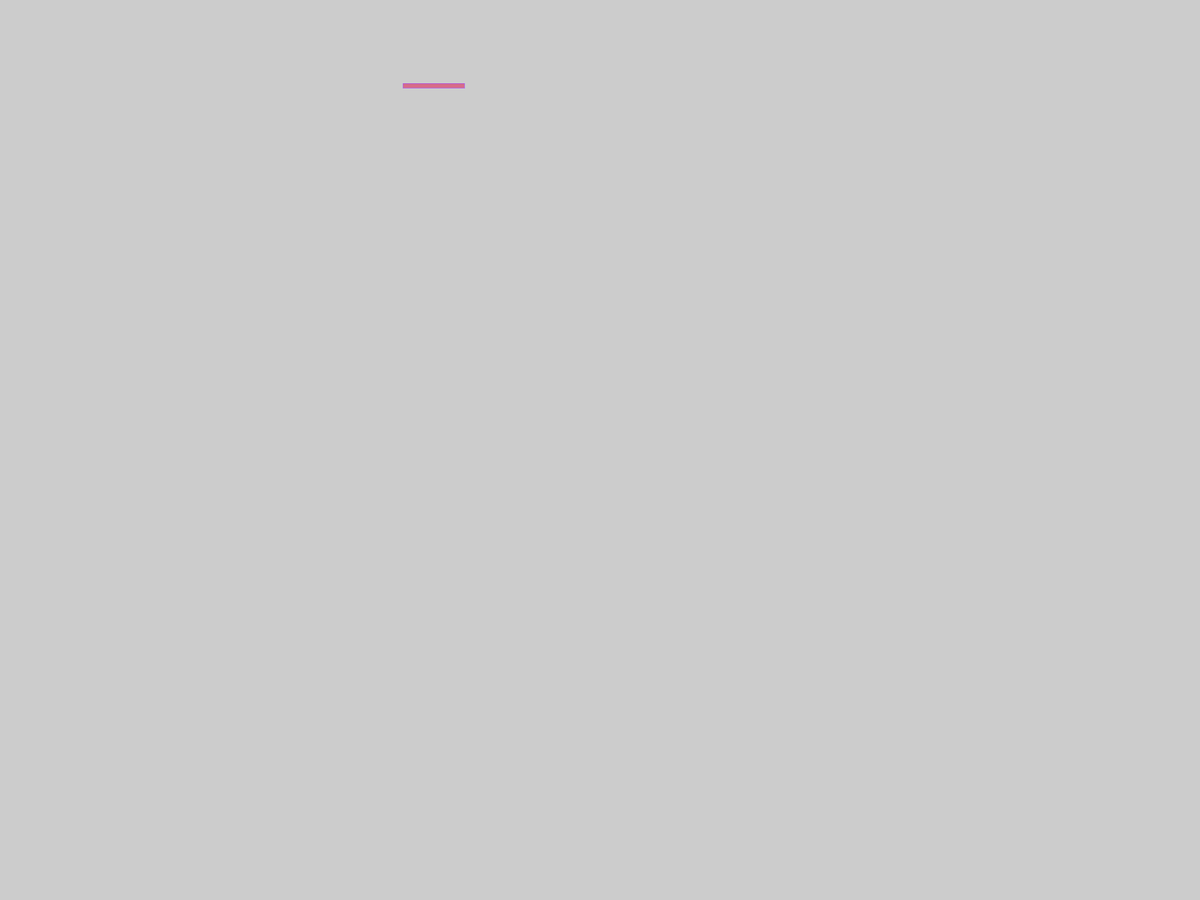
Frame 1 (no input)
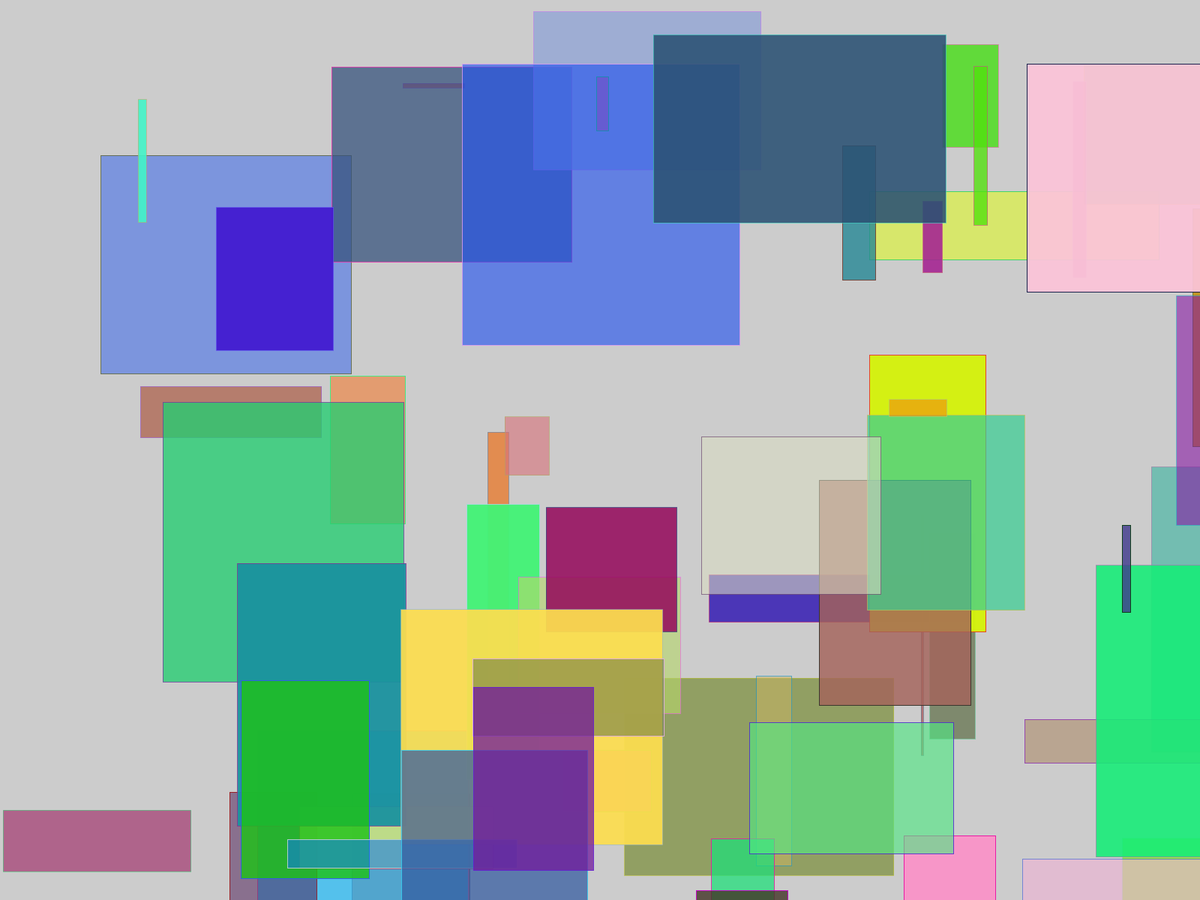
Frame 60 (the mouse pressed at the canvas centre just before this capture)
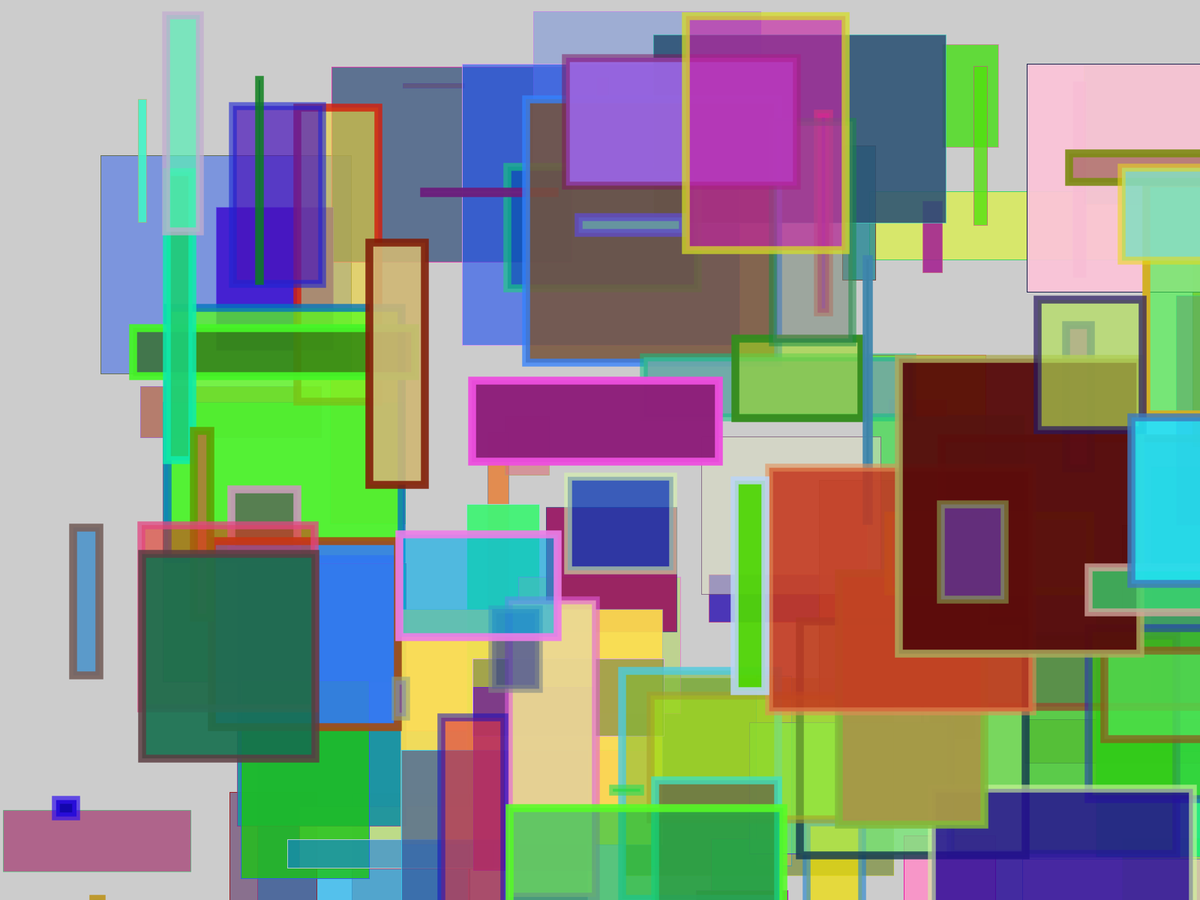
Frame 120 (the mouse held since frame 60 and released just before this capture)

The Processing sketch that drew these frames (run headless with seeded random() and noise(); from frame 60 on, the mouse is pressed at the canvas centre):

// Processing sketch: randomRect
// ── randomRect.pde
void setup() {
  fullScreen(); 
}

void draw() {
  stroke(random(255), random(255), random(255), random(127, 255));
  fill(random(255), random(255), random(255), random(127, 255));
  strokeWeight(map(mouseX, 0, width, 1, 20));
  rect(random(width), random(height), random(width / 4), random(width / 4));
}
